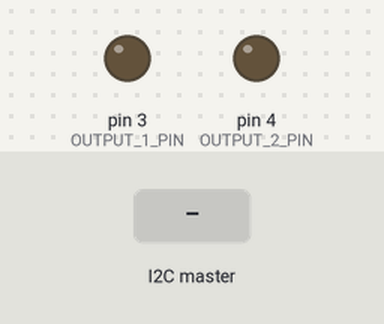
A sketch run on a simulated Arduino Uno, built with avr-gcc and run on an emulated ATmega328P. On the bench: output pins drawn as LEDs (lit = HIGH). Inputs (shaded band) come from the test bench.

Above: at 1.2 s.
1.3 s: the I2C master sends the byte 1
At 1.7 s:
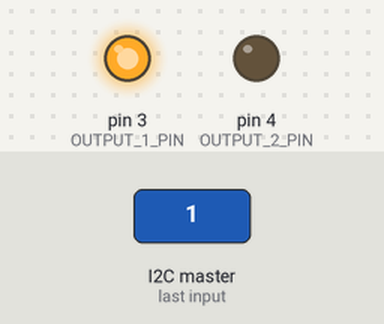
2.8 s: the I2C master sends the byte 2
At 4.0 s:
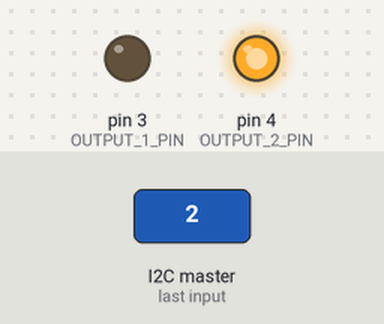
4.3 s: the I2C master sends the byte 0
At 5.2 s:
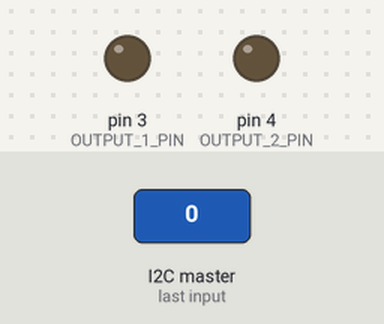
Timing chart, 0 to 7.3 s (numbered marks = the images above; inputs shaded):
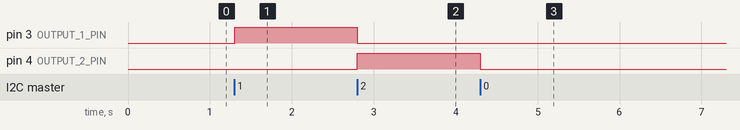

The sketch:

DC_Motor.ino
```cpp
#include <Wire.h>

#define I2C_ADDRESS 0x0C
#define OUTPUT_1_PIN 3
#define OUTPUT_2_PIN 4
#define Stop 0
#define Forwards 1
#define Backwards 2

int motorState = 0;

void setup() {
  Wire.begin(I2C_ADDRESS);
  Wire.onReceive(receiveEvent);
  pinMode(OUTPUT_1_PIN,OUTPUT);
  pinMode(OUTPUT_2_PIN,OUTPUT);
}

void loop() {
  delay(50);
  switch(motorState) {
    case Stop:
      digitalWrite(OUTPUT_1_PIN, LOW);
      digitalWrite(OUTPUT_2_PIN, LOW);
      break;
    case Forwards:
      digitalWrite(OUTPUT_1_PIN, HIGH);
      digitalWrite(OUTPUT_2_PIN, LOW);
      break;
    case Backwards:
      digitalWrite(OUTPUT_1_PIN, LOW);
      digitalWrite(OUTPUT_2_PIN, HIGH);
      break;
  }
}

void receiveEvent() {
  motorState = Wire.read();
}
```

Measured:
- after the input at 1.3 s, pin 3 (OUTPUT_1_PIN): LOW → HIGH at once
- after the input at 2.8 s, pin 3 (OUTPUT_1_PIN): HIGH → LOW at once; pin 4 (OUTPUT_2_PIN): LOW → HIGH at once
- after the input at 4.3 s, pin 4 (OUTPUT_2_PIN): HIGH → LOW at once
